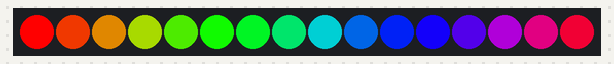
The sketch below on a simulated Arduino Uno, built with avr-gcc and run on an emulated ATmega328P. Parts: 16 RGB LEDs in strip order, left to right.

Above: at 0.16 s.
At 5.91 s:
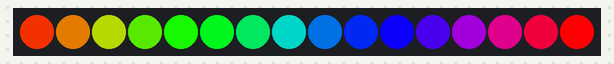
At 10.07 s:
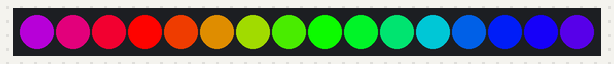
At 19.98 s:
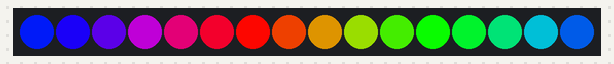
At 29.25 s:
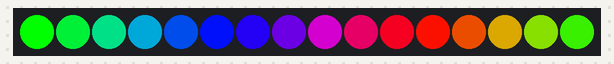
At 39.8 s:
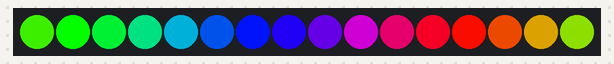

The sketch:

NightLight.ino
```cpp
//#include <CapacitiveSensor.h>
#include <Adafruit_NeoPixel.h>
#include <avr/power.h>

#define PIN            7
// How many NeoPixels are attached to the Arduino?
#define NUMPIXELS      16


Adafruit_NeoPixel strip = Adafruit_NeoPixel(NUMPIXELS, PIN, NEO_GRB + NEO_KHZ800);
int delayval = 500; // delay for half a second
int lightMode = 0;

//CapacitiveSensor   cs_4_2 = CapacitiveSensor(4, 2);

void setup() {
  //cs_4_2.set_CS_AutocaL_Millis(0xFFFFFFFF);     // turn off autocalibrate on channel 1 - just as an example
  //Serial.begin(9600);

  strip.begin(); // This initializes the NeoPixel library.


  //attachInterrupt(digitalPinToInterrupt(7), isr, RISING);
}

void loop() {
  //long start = millis();
  //long total1 =  cs_4_2.capacitiveSensor(30);

  // put your main code here, to run repeatedly:
  //rainbowCycle(20);
  //colorWipe(strip.Color(128, 128, 128), 50); // Red

  /*
  mode 0 == night time
  mode 1 == bedtime (should default back to night-time eventually
  mode 2 == wakeup (rainbow)
  */
      rainbowCycle(20);

 /* switch(lightMode){
  case 0:
    colorSet(strip.Color(26, 16, 0), 50, 3); //
    break;
  case 1:
    colorWipe(strip.Color(128, 128, 128), 50); //
    break;
  case 2:
    rainbowCycle(20);
    break;
  default:
    colorSet(strip.Color(32, 32, 32), 50, 2); // Red
  }

  if (digitalRead(9) == 1) {
    isr();
  }

  //Serial.print(millis() - start);        // check on performance in milliseconds
  Serial.print("\t");                    // tab character for debug windown spacing

 // Serial.println(total1);                  // print sensor output 1
//*/
}


void isr() {
  //increment the mode counter by one (and wrap around if it's > than #modes)
  lightMode++;
  if (lightMode > 2) {
    lightMode = 0;
  }
}

// Slightly different, this makes the rainbow equally distributed throughout
void rainbowCycle(uint8_t wait) {
  uint16_t i, j;

  for (j = 0; j < 256 ; j++) { // 5 cycles of all colors on wheel
    for (i = 0; i < strip.numPixels(); i++) {
      strip.setPixelColor(i, Wheel(((i * 256 / strip.numPixels()) + j) & 255));
    }
    strip.show();
    delay(wait);
  }
}

// Input a value 0 to 255 to get a color value.
// The colours are a transition r - g - b - back to r.
uint32_t Wheel(byte WheelPos) {
  WheelPos = 255 - WheelPos;
  if (WheelPos < 85) {
    return strip.Color(255 - WheelPos * 3, 0, WheelPos * 3);
  } else if (WheelPos < 170) {
    WheelPos -= 85;
    return strip.Color(0, WheelPos * 3, 255 - WheelPos * 3);
  } else {
    WheelPos -= 170;
    return strip.Color(WheelPos * 3, 255 - WheelPos * 3, 0);
  }
}


// Fill the dots one after the other with a color
void colorWipe(uint32_t c, uint8_t wait) {
  for (uint16_t i = 0; i < strip.numPixels(); i++) {
    strip.setPixelColor(i, c);
    strip.show();
    delay(wait);
  }
}

void colorSet(uint32_t c, uint8_t wait, uint8_t stepsize) {
  //Set pixels to a particular colour, possibly turning some off.
  for (uint16_t i = 0; i < strip.numPixels(); i++) {
    if (i % stepsize == 0) {
      strip.setPixelColor(i, c);
    } else {
      strip.setPixelColor(i, strip.Color(0, 0, 0));
    }
    strip.show();
    delay(wait);
  }
}
```
